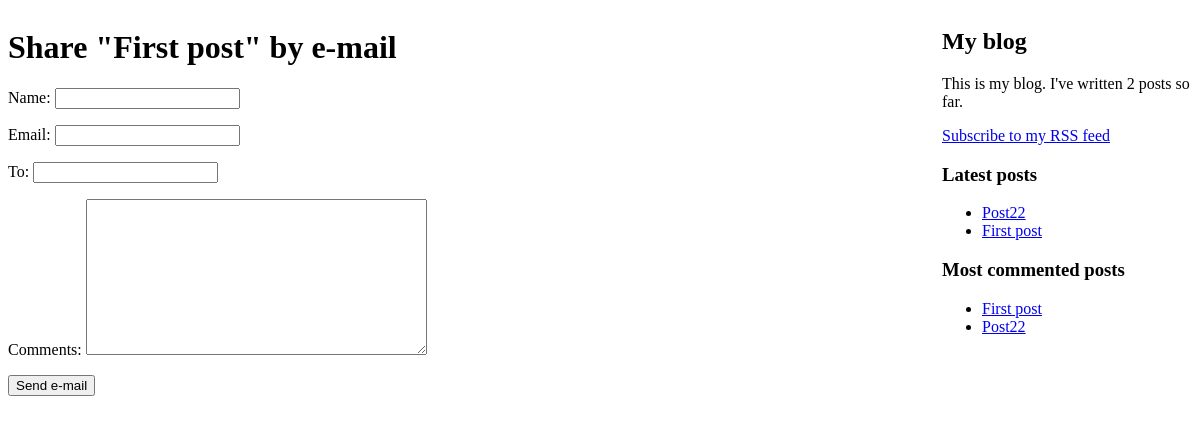
/blog/1/share/, run on an earlier commit of the app's database.
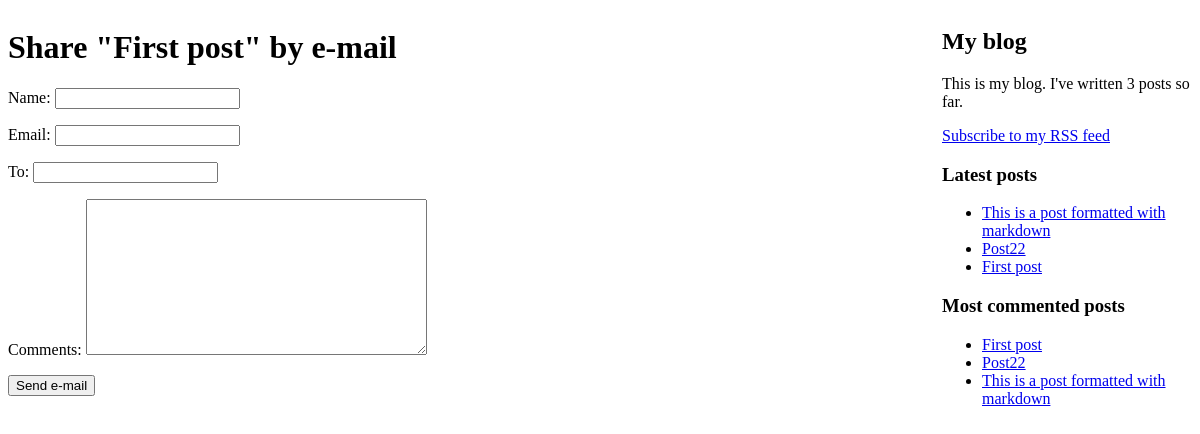
And on a later commit of the database.
### blog/models.py (models this page shows, shortened)
class Post(models.Model):
    STATUS_CHOICES = (
        ('draft', 'Draft'),
        ('published', 'Published')
    )
    title = models.CharField(max_length=250)
    slug = models.SlugField(max_length=250, unique_for_date='publish')
    author = models.ForeignKey(User, related_name='blog_posts', on_delete=models.CASCADE)
    body = models.TextField()
    publish = models.DateTimeField(default=timezone.now())
    created = models.DateTimeField(auto_now_add=True)
    updated = models.DateTimeField(auto_now=True)
    status = models.CharField(max_length=10, choices=STATUS_CHOICES, default='draft')
    tags = TaggableManager()
    def get_absolute_url(self):
        return reverse('blog:post_detail',
                       args=[self.publish.year,
                             self.publish.strftime('%m'),
                             self.publish.strftime('%d'),
                             self.slug])
    class Meta:
        ordering = ('-publish',)

### blog/views.py (the view)
# urls.py: url(r'^(?P<post_id>\d+)/share/$', views.post_share, name='post_share'),
def post_share(request, post_id):
    post = get_object_or_404(Post, id=post_id, status='published')
    sent = False
    if request.method == 'POST':
        form = EmailPostForm(request.POST)
        if form.is_valid():
            cd = form.cleaned_data
            post_url = request.build_absolute_uri(post.get_absolute_url())
            subject = '{} ({}) recommends you reading "{}"'.format(cd['name'], cd['email'], post.title)
            message = 'Read "{}" at {}\n\n{}\'s comments: {}'.format(post.title, post_url, cd['name'], cd['comments'])
            send_mail(subject, message, 'admin@myblog.com', [cd['to']])
            sent = True
    else:
        form = EmailPostForm()
    return render(request, 'blog/post/share.html', {'post': post, 'form': form, 'sent': sent})

### blog/forms.py
class EmailPostForm(forms.Form):
    name = forms.CharField(max_length=25)
    email = forms.EmailField()
    to = forms.EmailField()
    comments = forms.CharField(required=False, widget=forms.Textarea)

### blog/templatetags/blog_tags.py (called while the page is built)
@register.simple_tag
def total_posts():
    return Post.objects.count()

@register.inclusion_tag('blog/post/latest_posts.html')
def show_latest_posts(count=5):
    latest_posts = Post.objects.order_by('-publish')[:count]
    return {'latest_posts': latest_posts}

@register.simple_tag
def get_most_commented_posts(count=5):
    return Post.objects.annotate(total_comments=Count('comments')).order_by('-total_comments')[:count]

### blog/templates/blog/post/share.html (shortened to what this page needs)
{% extends "blog/base.html" %}
{% block content %}
    {% if sent %}
        <h1>E-mail successfully sent</h1>
        <p>
            "{{ post.title }}" was successfully sent to {{ cd.to }}.
        </p>
    {% else %}
        <h1>Share "{{ post.title }}" by e-mail</h1>
        <form action="." method="post">
            {{ form.as_p }}
            <input type="submit" value="Send e-mail">
        </form>
    {% endif %}
{% endblock %}

### blog/templates/blog/base.html (shortened to what this page needs)
{% load blog_tags %}
{% load staticfiles %}
<!DOCTYPE html>
    <html>
    <head>
        <link href="{% static "css/blog.css" %}" rel="stylesheet">
    </head>
    <body>
        <div id="content">
            {% block content %}
            {% endblock %}
        </div>
        <div id="sidebar">
            <h2>My blog</h2>
            <p>This is my blog. I've written {% total_posts %} posts so far.</p>
            <p><a href="{% url 'blog:post_feed' %}">Subscribe to my RSS feed</a></p>
            <h3>Latest posts</h3>
            {% show_latest_posts 3 %}
            <h3>Most commented posts</h3>
                {% get_most_commented_posts as most_commented_posts %}
                <ul>
                    {% for post in most_commented_posts %}
                        <li>
                            <a href="{{ post.get_absolute_url }}">{{ post.title }}</a>
                        </li>
    {% endfor %}
</ul>
        </div>
    </body>
    </html>

### blog/templates/blog/post/latest_posts.html
<ul>
    {% for post in latest_posts %}
        <li>
            <a href="{{ post.get_absolute_url }}">{{ post.title }}</a>
        </li>
    {% endfor %}
</ul>

What changed in the data, as far as the page shows it:
added Post: title "This is a post formatted with markdown"
Also different on the page:
text no longer shown: "2"
text now shown: "3"
